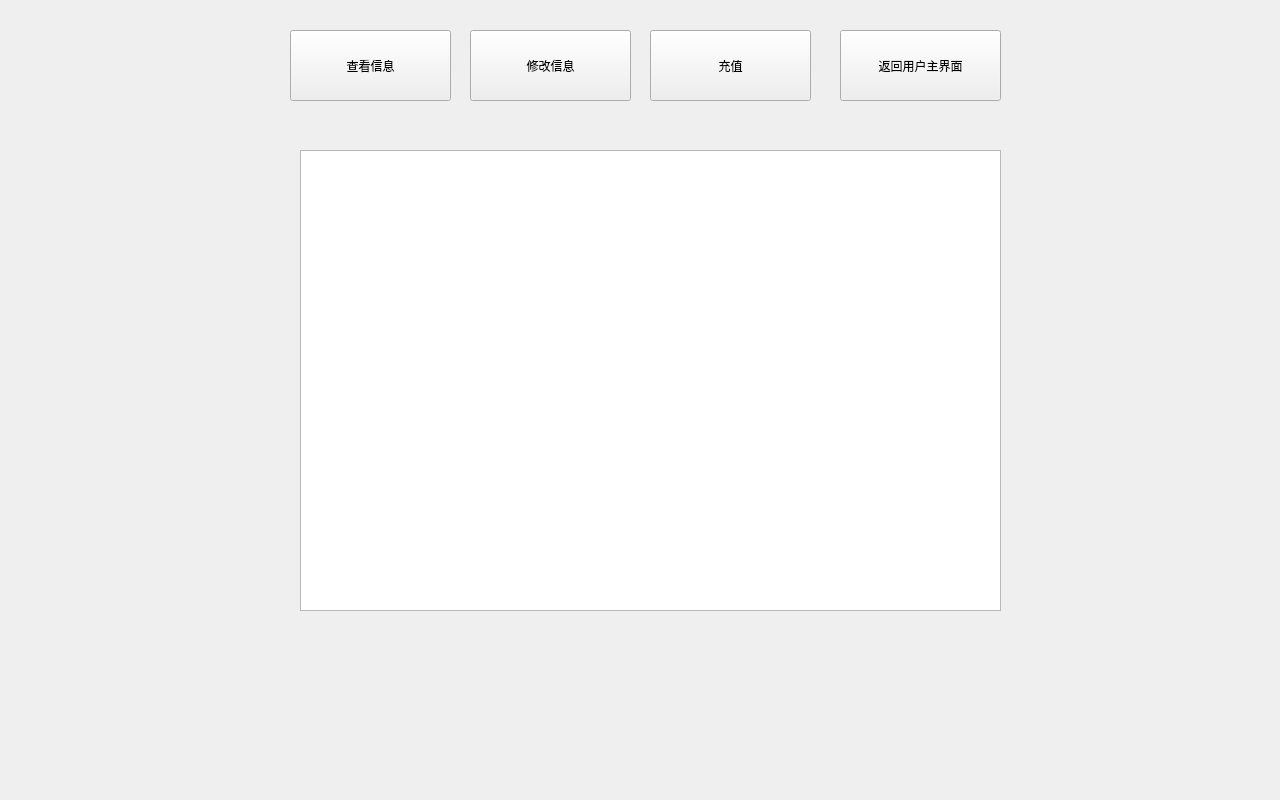
<?xml version="1.0" encoding="UTF-8"?>
<ui version="4.0">
 <class>PersonWindow</class>
 <widget class="QWidget" name="PersonWindow">
  <property name="geometry">
   <rect>
    <x>0</x>
    <y>0</y>
    <width>1280</width>
    <height>800</height>
   </rect>
  </property>
  <property name="windowTitle">
   <string>Form</string>
  </property>
  <widget class="QPushButton" name="top_up">
   <property name="geometry">
    <rect>
     <x>650</x>
     <y>30</y>
     <width>161</width>
     <height>71</height>
    </rect>
   </property>
   <property name="text">
    <string>充值</string>
   </property>
  </widget>
  <widget class="QPushButton" name="back">
   <property name="geometry">
    <rect>
     <x>840</x>
     <y>30</y>
     <width>161</width>
     <height>71</height>
    </rect>
   </property>
   <property name="text">
    <string>返回用户主界面</string>
   </property>
  </widget>
  <widget class="QPushButton" name="check">
   <property name="geometry">
    <rect>
     <x>290</x>
     <y>30</y>
     <width>161</width>
     <height>71</height>
    </rect>
   </property>
   <property name="text">
    <string>查看信息</string>
   </property>
  </widget>
  <widget class="QPushButton" name="modify">
   <property name="geometry">
    <rect>
     <x>470</x>
     <y>30</y>
     <width>161</width>
     <height>71</height>
    </rect>
   </property>
   <property name="text">
    <string>修改信息</string>
   </property>
  </widget>
  <widget class="QListView" name="listView">
   <property name="geometry">
    <rect>
     <x>300</x>
     <y>150</y>
     <width>701</width>
     <height>461</height>
    </rect>
   </property>
  </widget>
 </widget>
 <resources/>
 <connections/>
</ui>
